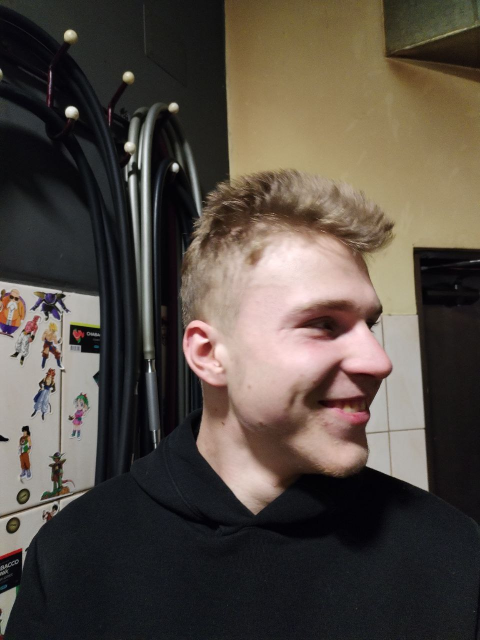
#> input picture back-end/dataset/Dima/photo_10_2024-11-11_19-00-42.jpg, 960 x 1280 px (shown at 1/2 size)
$ python face_recognition.py
#> lines starting #> are read from the running program, lines starting #| are printed output that depends on the picture
import cv2
import os
import numpy as np
from sklearn.decomposition import PCA
from sklearn.discriminant_analysis import LinearDiscriminantAnalysis as LDA
from sklearn.model_selection import train_test_split
from sklearn.preprocessing import StandardScaler

class FaceRecognizer:
    def __init__(self, dataset_path):
        self.dataset_path = dataset_path
        self.face_cascade = cv2.CascadeClassifier(cv2.data.haarcascades + 'haarcascade_frontalface_default.xml')
        self.pca = None
        self.lda = None
        self.label_map = {}
        self.images = None
        self.labels = None
        self.scaler = StandardScaler()

    def load_images(self):
        """Load and preprocess images from the dataset directory."""
        images = []
        labels = []
        label_map = {}
        current_label = 0

        # Walk through the dataset directory and load images
        for person_name in os.listdir(self.dataset_path):
            person_path = os.path.join(self.dataset_path, person_name)
            if os.path.isdir(person_path):
                label_map[current_label] = person_name
                for img_file in os.listdir(person_path):
                    img_path = os.path.join(person_path, img_file)
                    img = cv2.imread(img_path, cv2.IMREAD_GRAYSCALE)
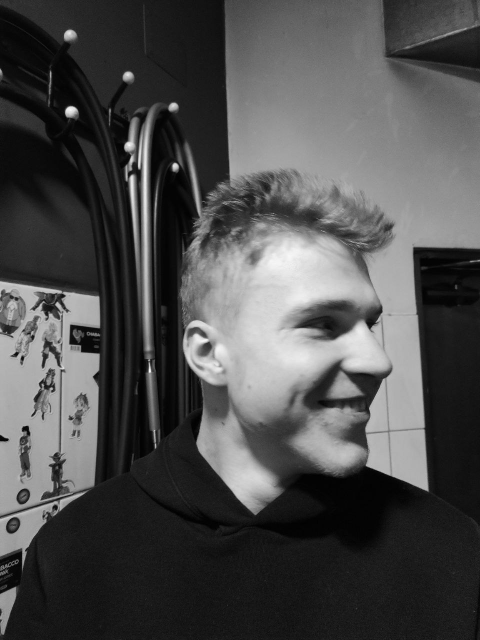
#> img: shape (1280, 960) (shown at 1/2 size); min 0, max 255, mean 77.1
                    faces = self.face_cascade.detectMultiScale(img, scaleFactor=1.1, minNeighbors=5, minSize=(30, 30))
#> faces = [[451, 483, 429, 429]]

                    # Only take the first face detected (if multiple faces, this could be improved)
                    for (x, y, w, h) in faces:
                        face = img[y:y+h, x:x+w]
                        face_resized = cv2.resize(face, (200, 200))
                        images.append(face_resized.flatten())  # Flatten face image to 1D vector
                        labels.append(current_label)
#> this loop made 1 pass
#> pass 1, in load_images, `face = img[y:y+h, x:x+w]`:
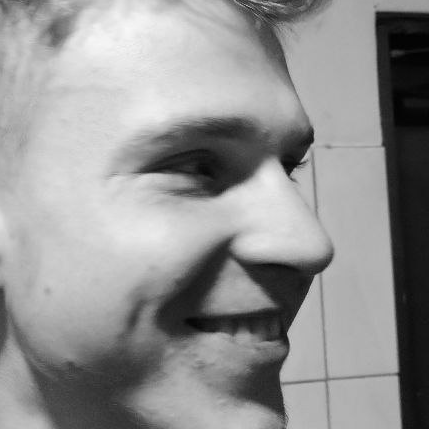
#> face: shape (429, 429); min 1, max 248, mean 146.8
#> after the loop, images = 1 item; labels = [0]

                current_label += 1
#> current_label = 1

        # Convert images and labels to numpy arrays
        self.images = np.array(images)
        self.labels = np.array(labels)
        self.label_map = label_map

    def train_eigenfaces(self):
        """Train Eigenfaces (PCA)."""
        n_samples, n_features = self.images.shape
#> n_samples = 2; n_features = 40000
        n_components_pca = min(100, n_samples, n_features)  # Adjust PCA components
#> n_components_pca = 2
        pca = PCA(n_components=n_components_pca)

        # Normalize the data before applying PCA
        pca_images = pca.fit_transform(self.scaler.fit_transform(self.images))  # Normalize before PCA
        self.pca = pca
        return pca, pca_images

    def train_fisherfaces(self, pca_images):
        """Train Fisherfaces (LDA)."""
        lda = LDA(n_components=min(20, len(np.unique(self.labels)) - 1))  # Ensure LDA components are <= classes-1
#> (the run stopped early here; a loop or call above may not have finished)
